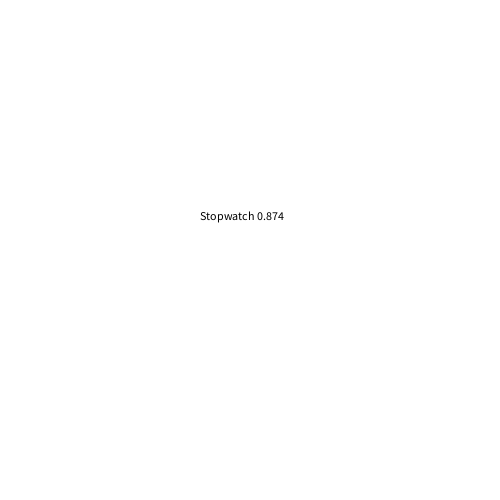
Frame 1 (no input)
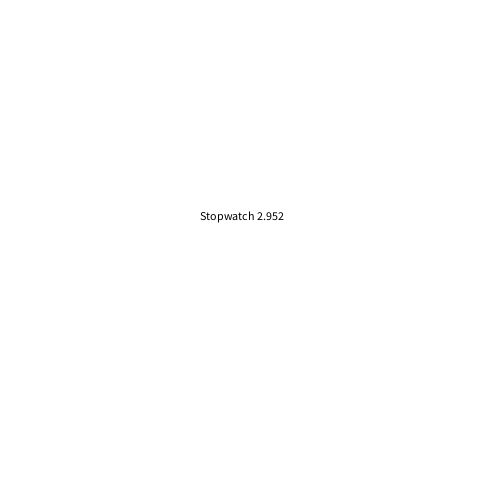
Frame 60 (the mouse pressed at the canvas centre just before this capture)
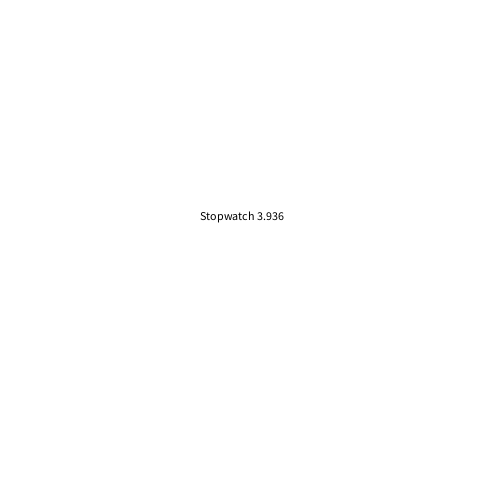
Frame 120 (the mouse held since frame 60 and released just before this capture)

The Processing sketch that drew these frames (run headless with seeded random() and noise(); from frame 60 on, the mouse is pressed at the canvas centre):

// Processing sketch: H12_4
// ── H12_4.pde
int seconden;
int leftAmount;
int millisLeft;
int aantalSeconden = 0;
boolean racing = true;

void setup(){
  size(500,500);
}

void draw(){ 
  background(255,255,255);
  
  seconden = millis()/1000;
  leftAmount = 0 + seconden;
  millisLeft = 1000 - (millis()%1000);
  
  if(leftAmount <= 0){
    leftAmount = 0;
  }
  
  if(seconden >= 10){
    racing = false;
 
  }
   
  fill(0,0,0);
 
  text("Stopwatch " + leftAmount + "." + millisLeft, 200,220);
}

void keyReleased(){
  if(keyCode == 32 && racing){
    aantalSeconden++;
  }
} 
